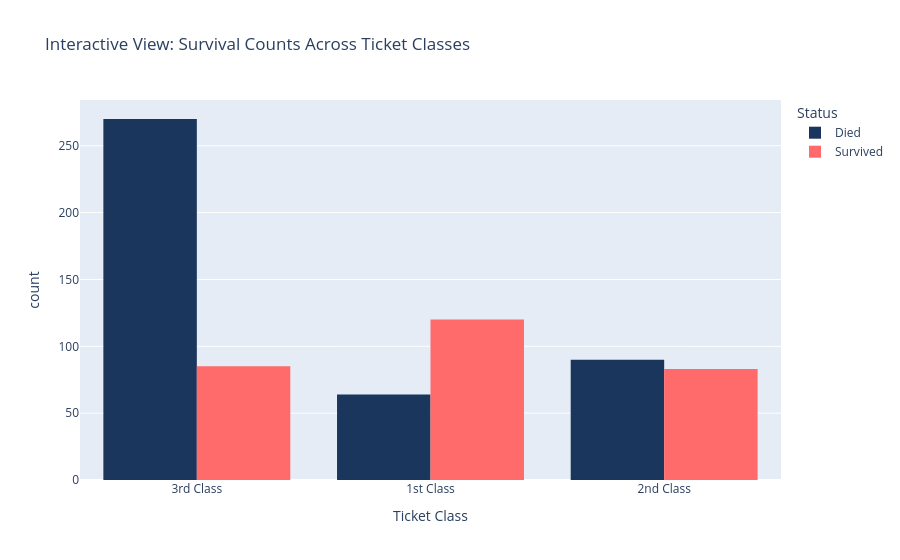
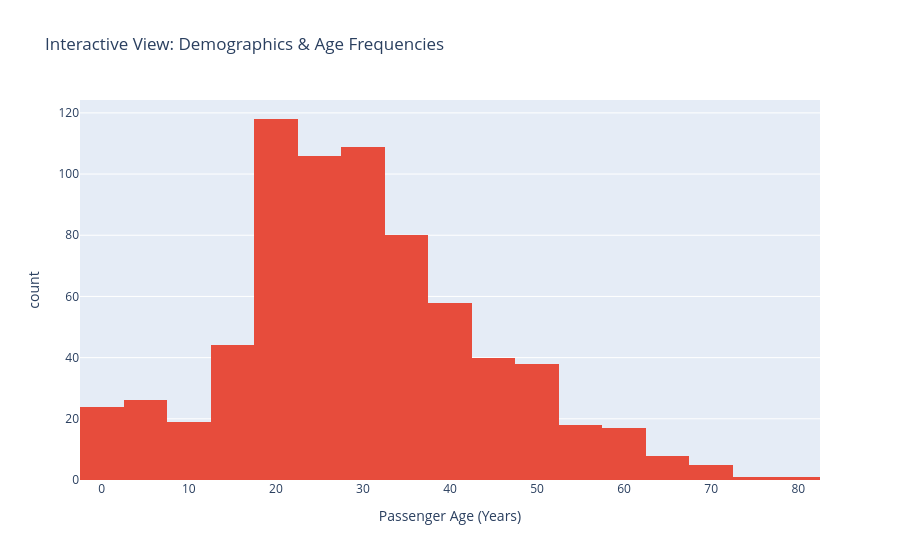
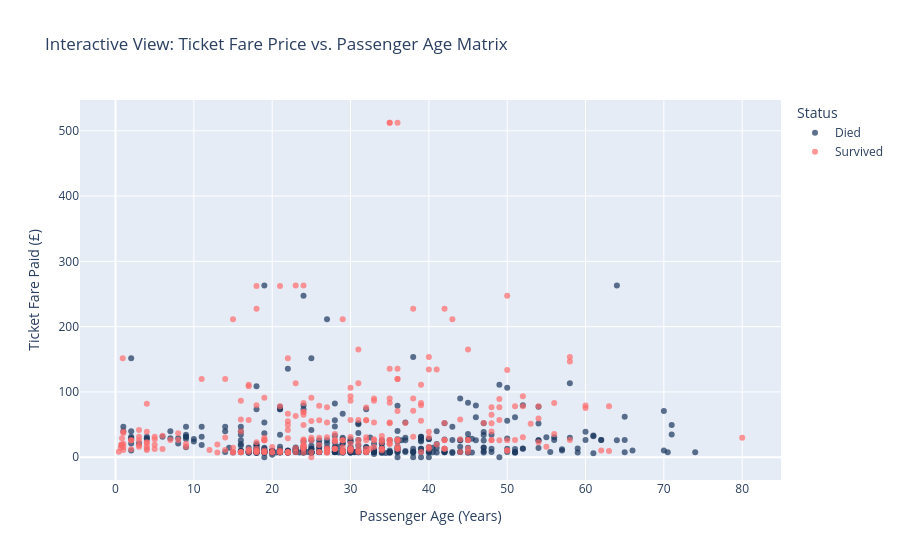
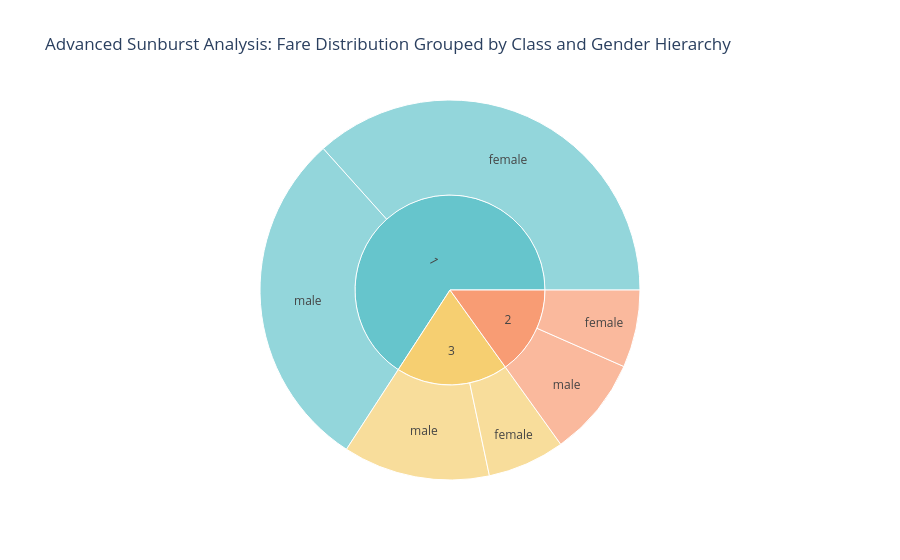

Notebook cell for these charts, in order:
### Markdown cell above
## 🌐 Task 3: Interactive Plotly Dashboard & Web Report
Interactive hoverable info showing chart

### Code cell
import plotly.express as px
import plotly.io as pio

# Map numeric 0 and 1 to clean text strings for better legends
titanic_plotly = titanic.copy()
titanic_plotly['survived_text'] = titanic_plotly['survived'].map({0: 'Died', 1: 'Survived'})

# ==========================================
# 1. Interactive Bar Chart (Recreated Chart 2)
# ==========================================
fig1 = px.histogram(
    titanic_plotly, 
    x="pclass", 
    color="survived_text",
    barmode="group",
    title="Interactive View: Survival Counts Across Ticket Classes",
    labels={"pclass": "Ticket Class", "count": "Passenger Count", "survived_text": "Status"},
    color_discrete_map={'Died': '#1a365d', 'Survived': '#ff6b6b'},
    hover_data=["sex", "embarked"]  # Custom tooltips
)
fig1.update_xaxes(type='category', tickvals=[1, 2, 3], ticktext=['1st Class', '2nd Class', '3rd Class'])
fig1.show()
pio.write_html(fig1, file='interactive_bar_chart.html', auto_open=False)


# ==========================================
# 2. Interactive Histogram (Recreated Chart 3)
# ==========================================
fig2 = px.histogram(
    titanic_plotly, 
    x="age", 
    nbins=20,
    title="Interactive View: Demographics & Age Frequencies",
    labels={"age": "Passenger Age (Years)", "count": "Frequency Count"},
    color_discrete_sequence=['#e74c3c'],
    hover_data=["sex", "pclass"]  
)
fig2.show()
pio.write_html(fig2, file='interactive_histogram.html', auto_open=False)


# ==========================================
# 3. Interactive Scatter Plot (Recreated Chart 4)
# ==========================================
fig3 = px.scatter(
    titanic_plotly, 
    x="age", 
    y="fare", 
    color="survived_text",
    title="Interactive View: Ticket Fare Price vs. Passenger Age Matrix",
    labels={"age": "Passenger Age (Years)", "fare": "Ticket Fare Paid (£)", "survived_text": "Status"},
    color_discrete_map={'Died': '#1a365d', 'Survived': '#ff6b6b'},
    opacity=0.7,
    hover_data=["sex", "pclass", "embark_town"]  
)
fig3.show()
pio.write_html(fig3, file='interactive_scatter_plot.html', auto_open=False)


# ==========================================
# 4. Advanced 4th Chart Type: Sunburst Chart
# ==========================================
fig4 = px.sunburst(
    titanic_plotly, 
    path=['pclass', 'sex'], 
    values='fare',
    title="Advanced Sunburst Analysis: Fare Distribution Grouped by Class and Gender Hierarchy",
    color_discrete_sequence=px.colors.qualitative.Pastel
)
fig4.show()
pio.write_html(fig4, file='interactive_sunburst_chart.html', auto_open=False)

### Figure 1 — Plotly figure (JSON) as saved in the notebook; plotly's stock layout.template omitted (floating-point values rounded to 4 significant figures; data arrays with more than 128 entries replaced by an {"elided": "..."} marker saying what was removed)
{"data": [{"alignmentgroup": "True", "bingroup": "x", "hovertemplate": "Status=Died<br>Ticket Class=%{x}<br>count=%{y}<extra></extra>", "legendgroup": "Died", "marker": {"color": "#1a365d", "pattern": {"shape": ""}}, "name": "Died", "offsetgroup": "Died", "orientation": "v", "showlegend": true, "type": "histogram", "x": {"elided": "424 int values"}, "xaxis": "x", "yaxis": "y"}, {"alignmentgroup": "True", "bingroup": "x", "hovertemplate": "Status=Survived<br>Ticket Class=%{x}<br>count=%{y}<extra></extra>", "legendgroup": "Survived", "marker": {"color": "#ff6b6b", "pattern": {"shape": ""}}, "name": "Survived", "offsetgroup": "Survived", "orientation": "v", "showlegend": true, "type": "histogram", "x": {"elided": "288 int values"}, "xaxis": "x", "yaxis": "y"}], "layout": {"barmode": "group", "legend": {"title": {"text": "Status"}, "tracegroupgap": 0}, "title": {"text": "Interactive View: Survival Counts Across Ticket Classes"}, "xaxis": {"anchor": "y", "domain": [0, 1], "ticktext": ["1st Class", "2nd Class", "3rd Class"], "tickvals": [1, 2, 3], "title": {"text": "Ticket Class"}, "type": "category"}, "yaxis": {"anchor": "x", "domain": [0, 1], "title": {"text": "count"}}}}

### Figure 2 — Plotly figure (JSON) as saved in the notebook; plotly's stock layout.template omitted (floating-point values rounded to 4 significant figures; data arrays with more than 128 entries replaced by an {"elided": "..."} marker saying what was removed)
{"data": [{"bingroup": "x", "hovertemplate": "Passenger Age (Years)=%{x}<br>count=%{y}<extra></extra>", "legendgroup": "", "marker": {"color": "#e74c3c", "pattern": {"shape": ""}}, "name": "", "nbinsx": 20, "orientation": "v", "showlegend": false, "type": "histogram", "x": {"elided": "712 float values"}, "xaxis": "x", "yaxis": "y"}], "layout": {"barmode": "relative", "legend": {"tracegroupgap": 0}, "title": {"text": "Interactive View: Demographics & Age Frequencies"}, "xaxis": {"anchor": "y", "domain": [0, 1], "title": {"text": "Passenger Age (Years)"}}, "yaxis": {"anchor": "x", "domain": [0, 1], "title": {"text": "count"}}}}

### Figure 3 — Plotly figure (JSON) as saved in the notebook; plotly's stock layout.template omitted (floating-point values rounded to 4 significant figures; data arrays with more than 128 entries replaced by an {"elided": "..."} marker saying what was removed)
{"data": [{"customdata": {"elided": "424x3 mixed values"}, "hovertemplate": "Status=Died<br>Passenger Age (Years)=%{x}<br>Ticket Fare Paid (£)=%{y}<br>sex=%{customdata[0]}<br>pclass=%{customdata[1]}<br>embark_town=%{customdata[2]}<extra></extra>", "legendgroup": "Died", "marker": {"color": "#1a365d", "opacity": 0.7, "symbol": "circle"}, "mode": "markers", "name": "Died", "orientation": "v", "showlegend": true, "type": "scatter", "x": {"elided": "424 float values"}, "xaxis": "x", "y": {"elided": "424 float values"}, "yaxis": "y"}, {"customdata": {"elided": "288x3 mixed values"}, "hovertemplate": "Status=Survived<br>Passenger Age (Years)=%{x}<br>Ticket Fare Paid (£)=%{y}<br>sex=%{customdata[0]}<br>pclass=%{customdata[1]}<br>embark_town=%{customdata[2]}<extra></extra>", "legendgroup": "Survived", "marker": {"color": "#ff6b6b", "opacity": 0.7, "symbol": "circle"}, "mode": "markers", "name": "Survived", "orientation": "v", "showlegend": true, "type": "scatter", "x": {"elided": "288 float values"}, "xaxis": "x", "y": {"elided": "288 float values"}, "yaxis": "y"}], "layout": {"legend": {"title": {"text": "Status"}, "tracegroupgap": 0}, "title": {"text": "Interactive View: Ticket Fare Price vs. Passenger Age Matrix"}, "xaxis": {"anchor": "y", "domain": [0, 1], "title": {"text": "Passenger Age (Years)"}}, "yaxis": {"anchor": "x", "domain": [0, 1], "title": {"text": "Ticket Fare Paid (£)"}}}}

### Figure 4 — Plotly figure (JSON) as saved in the notebook; plotly's stock layout.template omitted (floating-point values rounded to 4 significant figures)
{"data": [{"branchvalues": "total", "domain": {"x": [0, 1], "y": [0, 1]}, "hovertemplate": "labels=%{label}<br>fare=%{value}<br>parent=%{parent}<br>id=%{id}<extra></extra>", "ids": ["3/male", "1/female", "3/female", "1/male", "2/female", "2/male", "3", "1", "2"], "labels": ["male", "female", "female", "male", "female", "male", "3", "1", "2"], "name": "", "parents": ["3", "1", "3", "1", "2", "2", "", "", ""], "type": "sunburst", "values": [3077.0, 9015.0, 1619.0, 7185.0, 1624.0, 2090.0, 4696.0, 16200.0, 3715.0]}], "layout": {"legend": {"tracegroupgap": 0}, "sunburstcolorway": ["rgb(102, 197, 204)", "rgb(246, 207, 113)", "rgb(248, 156, 116)", "rgb(220, 176, 242)", "rgb(135, 197, 95)", "rgb(158, 185, 243)", "rgb(254, 136, 177)", "rgb(201, 219, 116)", "rgb(139, 224, 164)", "rgb(180, 151, 231)", "rgb(179, 179, 179)"], "title": {"text": "Advanced Sunburst Analysis: Fare Distribution Grouped by Class and Gender Hierarchy"}}}
